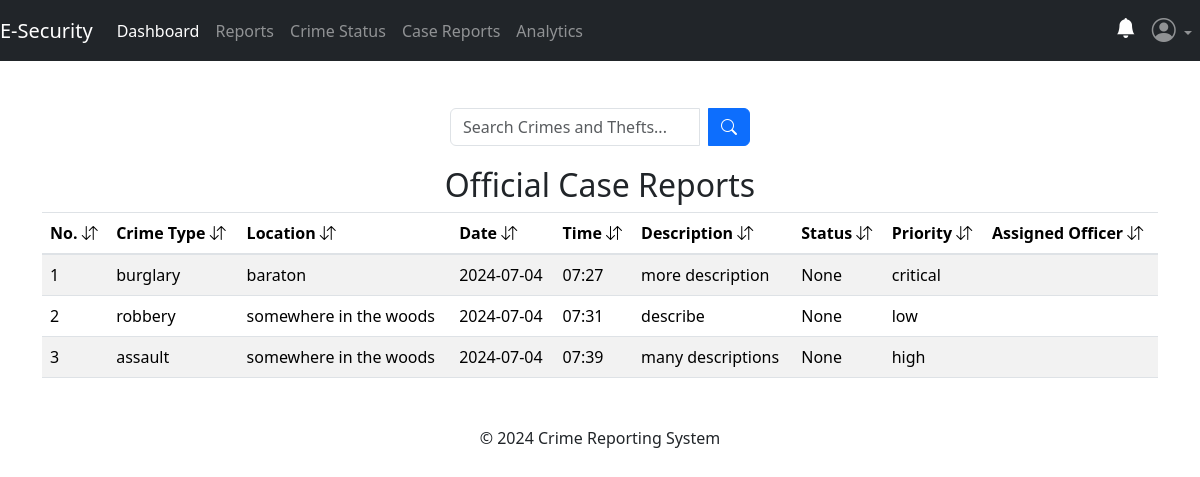
Before: /admin/case-reports (signed in) with the older database file.
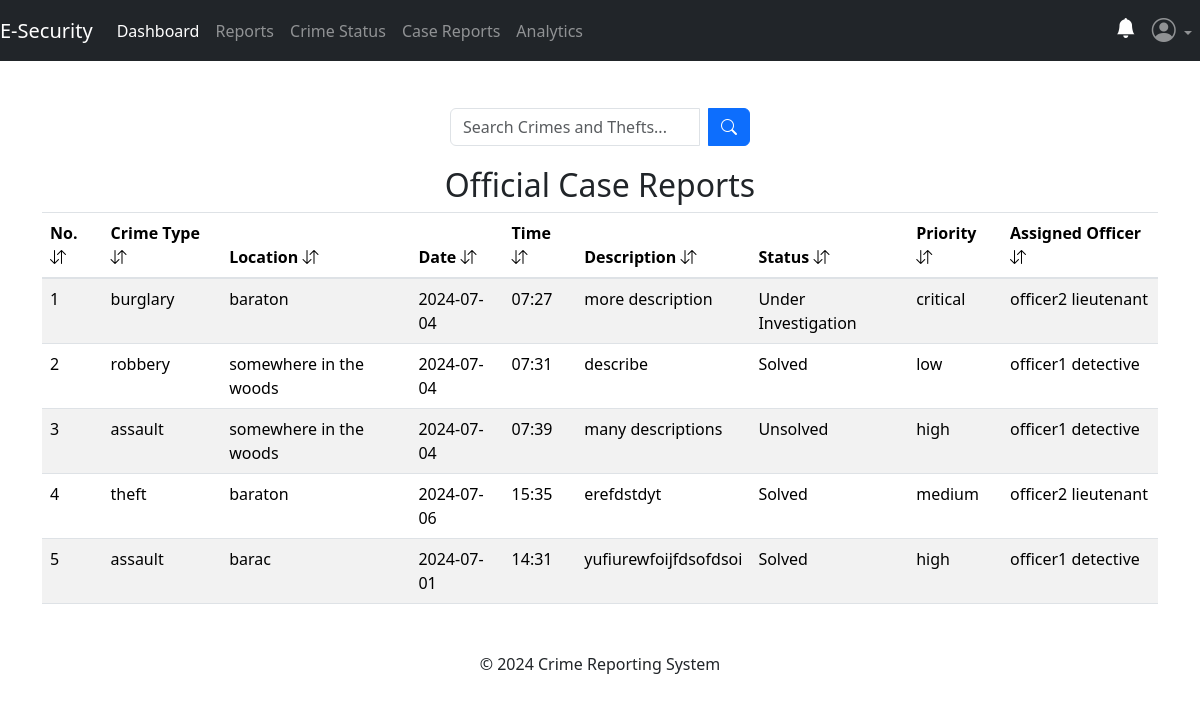
After: the same page with the newer database file.
### app/officers/models.py (models this page shows, shortened)
class CaseReport(db.Model, UserMixin):
    report_id = db.Column(db.Integer, primary_key=True)
    crime_type = db.Column(db.String(120), nullable=False)
    location = db.Column(db.String(40), nullable=False)
    date = db.Column(db.String(10), nullable=False)
    time = db.Column(db.String(10), nullable=False)
    description = db.Column(db.Text, nullable=False)
    evidence = db.Column(db.Text, nullable=False)
    urgency = db.Column(db.String(10), nullable=False)
    deadline = db.Column(db.String(20), nullable=True)
    status = db.Column(db.String(50), nullable=True)
    reports = db.Column(db.Text, nullable=True)
    created_at = db.Column(db.DateTime(timezone=True), default=datetime.utcnow)
    assigned_officer_id = db.Column(db.Integer, db.ForeignKey('officers.officer_id'))
    assigned_officer = db.relationship('Officers', back_populates='assignments')

class Officers(db.Model, UserMixin):
    officer_id = db.Column(db.Integer, primary_key=True)
    username = db.Column(db.String(80), unique=True, nullable=False)
    officer_email = db.Column(db.String(120), nullable=False)
    first_name = db.Column(db.String(100), nullable=False)
    last_name = db.Column(db.String(100), nullable=True)
    badge = db.Column(db.String(20), nullable=False)
    rank = db.Column(db.String(10), nullable=False)
    station = db.Column(db.String(20), nullable=False)
    password = db.Column(db.String(128), nullable=False)
    assignments = db.relationship('CaseReport', back_populates='assigned_officer', lazy=True)

### app/admins/routes.py (the view)
@admins.route('/admin/case-reports')
@admin_required
def case_reports():
    cases = CaseReport.query.all()
    officers = Officers.query.all()
    return render_template('admin/case_reports.html', cases=cases, officers=officers)

### app/__init__.py (called while the page is built)
@login_manager.user_loader
def load_user(user_id):
    return models.User.query.get(user_id)

### app/admins/routes.py (called while the page is built)
def admin_required(f):
    @wraps(f)
    def decorated_function(*args, **kwargs):
        if not session.get('admin_id'):
            flash('You need to be logged in as an admin to access the page.', 'danger')
            return redirect(url_for('admins.adminIndex'))
        return f(*args, **kwargs)
    return decorated_function

### app/templates/admin/case_reports.html (shortened to what this page needs)
{% extends 'admin/layout.html' %}
{% block content %}
<div class="container">
    <br>
    <form method="GET" action="{{ url_for('admins.case_reports') }}" class="search-form">
        <div class="input-group search-input">
            <input type="text" name="search_query" class="form-control" placeholder="Search Crimes and Thefts...">
            <div class="input-group-append ms-2">
                <button type="submit" class="btn btn-primary">
                    <i class="bi bi-search"></i>
                </button>
            </div>
        </div>
    </form>
{% if cases %}
  <table class="table table-striped table-hover">
    <h2 style="text-align: center;">Official Case Reports</h2>
    <thead>
        <tr>
            <th scope="col">No. <i class="bi bi-arrow-down-up"></i></th>
            <th scope="col">Crime Type <i class="bi bi-arrow-down-up"></i></th>
            <th scope="col">Location <i class="bi bi-arrow-down-up"></i></th>
            <th scope="col">Date <i class="bi bi-arrow-down-up"></i></th>
            <th scope="col">Time <i class="bi bi-arrow-down-up"></i></th>
            <th scope="col">Description <i class="bi bi-arrow-down-up"></i></th>
            <th scope="col">Status <i class="bi bi-arrow-down-up"></i></th>
            <th scope="col">Priority <i class="bi bi-arrow-down-up"></i></th>
            <th scope="col">Assigned Officer <i class="bi bi-arrow-down-up"></i></th>
        </tr>
    </thead>
    <tbody>
        {% for case in cases %}
            <tr onclick="goToReportDetails('{{ case.report_id }}')" style="cursor: pointer;">
                <td>{{ loop.index }}</td>
                <td>{{case. crime_type}}</td>
                <td>{{ case.location }}</td>
                <td>{{ case.date }}</td>
                <td>{{ case.time }}</td>
                <td>{{ case.description }}</td>
                <td>{{ case.status }}</td>
                <td>{{ case.urgency }}</td>
                <td>{{ case.assigned_officer.first_name }} {{ case.assigned_officer.rank }}</td>
            </tr>
        {% endfor %}
    </tbody>
  </table>
{% endif %}
{% endblock content %}

### app/templates/admin/layout.html (shortened to what this page needs)
<!DOCTYPE html>
<html lang="en">
<head>
  <link rel="stylesheet" href="https://cdn.jsdelivr.net/npm/bootstrap-icons@1.11.3/font/bootstrap-icons.min.css" />
  <link href="https://stackpath.bootstrapcdn.com/bootstrap/4.5.2/css/bootstrap.min.css" rel="stylesheet">
  <link href="https://cdn.jsdelivr.net/npm/bootstrap@5.3.3/dist/css/bootstrap.min.css" rel="stylesheet"
 />
</head>
<body>
  <nav class="navbar navbar-expand-md navbar-dark bg-dark fixed-top">
    <a class="navbar-brand nav-link active" href="{{ url_for('main.home_page') }}">E-Security </a>
    <div class="collapse navbar-collapse" id="navbarSupportedContent">
      {% if session.get('admin_name') %}
      <ul class="navbar-nav">
        <li class="new-item active">
          <a class="nav-link" href="{{ url_for('admins.adminDashboard') }}">Dashboard</a>
        </li>
        <li class="new-item">
          <a class="nav-link" href="{{ url_for('admins.reports') }}">Reports</a>
        </li>
        <li>
          <li><a class="nav-link" href="{{ url_for('admins.crimeStatus') }}">Crime Status</a></li>
        </li>
        <li>
          <li><a class="nav-link" href="{{ url_for('admins.case_reports') }}">Case Reports</a></li>
        </li>
        <li>
          <a class="nav-link" href="{{ url_for('admins.analytics') }}">Analytics</a>
        </li>
      </ul>
      <ul class="navbar-nav ms-auto">
        <li class="nav-item">
          <a class="nav-link" href="{{ url_for('admins.notifications') }}"><i class="bi bi-bell-fill h5"
              style="color: white;"></i></a>
        </li>
        <li class="nav-item dropdown">
          <a class="nav-link dropdown-toggle" href="#" role="button" data-bs-toggle="dropdown" aria-expanded="false">
            <i class="bi bi-person-circle h4"></i>
          </a>
        </li>
      </ul>
      {% endif %}
    </div>
  </nav>
  <br>
  {% block content %} {% endblock content %}
  <footer class="text-center mt-5">
    <p>&copy; 2024 Crime Reporting System</p>
  </footer>
</body>
</html>

### app/templates/admin/layout.html (style rules this page uses)
html, body { height: 100%; width: 100%; padding-top: 30px; background-color: #ffffff; }

### app/templates/admin/case_reports.html (style rules this page uses)
.search-form { display: flex; justify-content: center; margin-bottom: 20px; }
.search-input { width: 300px; }

Changed rows visible on the page:
changed CaseReport "burglary": status "None" → "Under Investigation"; assigned_officer.first_name (not shown) → "officer2"; assigned_officer.rank (not shown) → "lieutenant"
changed CaseReport "robbery": status "None" → "Solved"; assigned_officer.first_name (not shown) → "officer1"; assigned_officer.rank (not shown) → "detective"
changed CaseReport "many descriptions": status "None" → "Unsolved"; assigned_officer.first_name (not shown) → "officer1"; assigned_officer.rank (not shown) → "detective"
added CaseReport: crime_type "theft", location "baraton", date "2024-07-06", time "15:35", description "erefdstdyt", status "Solved", urgency "medium", assigned_officer.first_name "officer2", assigned_officer.rank "lieutenant"
added CaseReport: crime_type "assault", location "barac", date "2024-07-01", time "14:31", description "yufiurewfoijfdsofdsoi", status "Solved", urgency "high", assigned_officer.first_name "officer1", assigned_officer.rank "detective"
